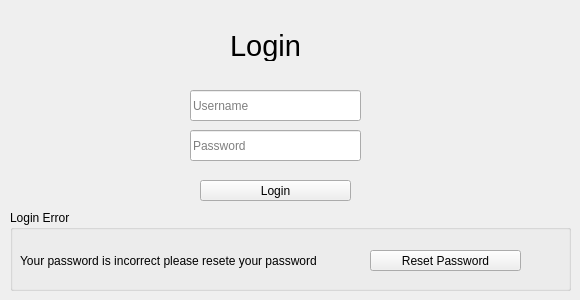
    <widget class="QWidget" name="tab_22">
     <attribute name="title">
      <string>Page</string>
     </attribute>
     <widget class="QPushButton" name="pushButton_38">
      <property name="geometry">
       <rect>
        <x>200</x>
        <y>180</y>
        <width>151</width>
        <height>21</height>
       </rect>
      </property>
      <property name="text">
       <string>Login</string>
      </property>
     </widget>
     <widget class="QLineEdit" name="lineEdit_11">
      <property name="geometry">
       <rect>
        <x>190</x>
        <y>90</y>
        <width>171</width>
        <height>31</height>
       </rect>
      </property>
      <property name="placeholderText">
       <string>Username</string>
      </property>
     </widget>
     <widget class="QLineEdit" name="lineEdit_49">
      <property name="geometry">
       <rect>
        <x>190</x>
        <y>130</y>
        <width>171</width>
        <height>31</height>
       </rect>
      </property>
      <property name="echoMode">
       <enum>QLineEdit::Password</enum>
      </property>
      <property name="placeholderText">
       <string>Password</string>
      </property>
     </widget>
     <widget class="QLabel" name="label_24">
      <property name="geometry">
       <rect>
        <x>230</x>
        <y>30</y>
        <width>81</width>
        <height>31</height>
       </rect>
      </property>
      <property name="font">
       <font>
        <pointsize>22</pointsize>
       </font>
      </property>
      <property name="text">
       <string>Login</string>
      </property>
     </widget>
     <widget class="QGroupBox" name="groupBox_7">
      <property name="geometry">
       <rect>
        <x>10</x>
        <y>210</y>
        <width>561</width>
        <height>81</height>
       </rect>
      </property>
      <property name="title">
       <string>Login Error</string>
      </property>
      <widget class="QLabel" name="label_26">
       <property name="geometry">
        <rect>
         <x>10</x>
         <y>40</y>
         <width>321</width>
         <height>21</height>
        </rect>
       </property>
       <property name="text">
        <string>Your password is incorrect please resete your password</string>
       </property>
      </widget>
      <widget class="QPushButton" name="pushButton_44">
       <property name="geometry">
        <rect>
         <x>360</x>
         <y>40</y>
         <width>151</width>
         <height>21</height>
        </rect>
       </property>
       <property name="text">
        <string>Reset Password</string>
       </property>
      </widget>
     </widget>
    </widget>
